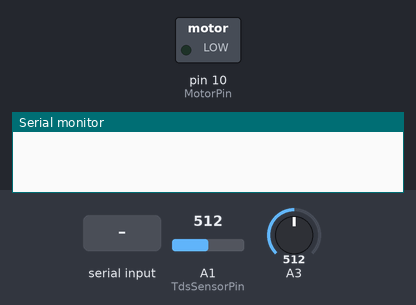
A sketch run on a simulated Arduino Uno, built with avr-gcc and run on an emulated ATmega328P. On the bench: switched loads named in the sketch (green lamp = pin HIGH), the last lines printed to the serial monitor. The inputs (shaded band) are chosen by the test bench; at power-on: A1 (TdsSensorPin) = 512, A3 = 512.

Above: at 0.1 s.
At 0.5 s:
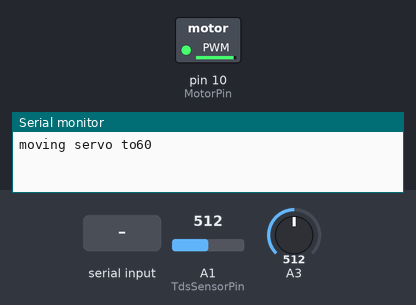
At 9.6 s:
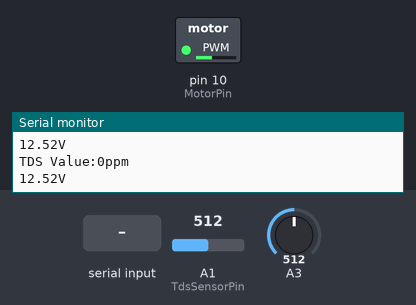
9.7 s: "1" received over Serial
Timing chart, 0 to 12.7 s (numbered marks = the images above; inputs shaded):
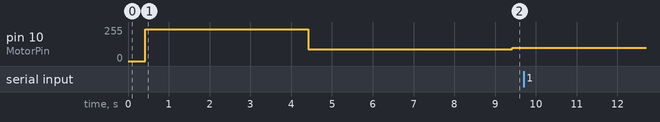

The sketch:

BackUp.ino
```cpp
#include "DetectionVoltage.h"       //该头文件属于检测电压模块
#include "WaterQuality.h"           //该头文件属于测量水质模块
#include "WaterTempberce.h"         //该头文件属于测量水温模块
#include "ShiMotor.h"               //该头文件属于启动马达模块
#include "ShipServo.h"              //该头文件属于控制舵机模块

void setup()
{
  Serial.begin(9600);
  pinMode (TdsSensorPin , INPUT);     //水质传感器引脚为A1 获取
  pinMode (DS18S20_Pin , INPUT);      //水温传感器引脚为数字引脚2  输入
  pinMode (MotorPin , OUTPUT);        //马达接口为数字引脚10 输出

    setServoAngle (midServoVal);      //初始舵机角度
    Motor();                          //启动飞船马达
}

void loop()
{

  // int temp = getTemp();                  //获取水温值
  Water_GO();                               //在串口上输出水质值
  Voltage();                                //在串口上输出锂电池的电压
  analogWrite (MotorPin,100);               //控制马达脉冲功率
  Servo_GO();                               //在串口里控制舵机
}
```

DetectionVoltage.h
```cpp
void Voltage()                                    //在串口里输出锂电池的电压
{
        Serial.print(analogRead(A3)*5*0.00489);  //锂电池电压测量公式
        Serial.println("V");
        delay(1000);
}
```

ShiMotor.h
```cpp
#define MotorPin 10

void Motor()                      //设置马达引脚和开关
{
  pinMode (MotorPin , OUTPUT);    //马达引脚为10号引脚
  analogWrite (MotorPin , 240);   //设置为最高功率
  delay (4000);
  analogWrite (MotorPin , 90);    //设置为最低功率
  delay (4000);
}
void concosion()
{


}
```

ShipServo.h
```cpp
#define servopin 9                          //定义数字接口9 连接伺服舵机信号线

void setServoAngle(int angle);              //声明子函数
void Servolegality();
void servopulse(int myangle);
void Servo_GO();
void ServoSerial();
void OffsetAngle();

int myangle;                                 //定义角度变量0-180
int pulsewidth;                              //定义脉宽变量
int val;                                     //0-9

int midServoVal = 60;                        //初始舵机角度
int currServoVal = 60;                       //记录当前舵机角度

int ServoMaxAngle = 150;                     //舵机偏移最大角度
int ServoMinAngle = 0;                       //舵机偏移最小角度
int vary;                                    //舵机偏移的值

//--------------------------- -----------------该函数设置与记录/输出舵机角度
void setServoAngle(int angle)
{
    for(int i=0; i<=20; i++)                 //给予舵机足够的时间让它转到指定角度
     {
        servopulse(angle);                   //引用脉冲函数
     }
      currServoVal = angle;                  //串口输入角度赋予当前角度
      Serial.print ("moving servo to");
      Serial.println (midServoVal);
}

//---------------------------------------------该函数判断当前舵机角度是否合法
void Servolegality()
{
            if(currServoVal <= ServoMinAngle)
            currServoVal = ServoMinAngle;     //当不合法时设置为最小值
            if(currServoVal >= ServoMaxAngle)
            currServoVal = ServoMaxAngle;     //当不合法时设置为最小值
}

//----------------------------------------------该函数将舵机角度转化为脉冲宽度
void servopulse(int myangle)                  //定义一个脉冲函数
{
    pulsewidth = (myangle*11)+500;            //将角度转化为500-2480 的脉宽值

    digitalWrite (servopin,HIGH);             //将舵机接口电平至高

    delayMicroseconds (pulsewidth);           //延时脉宽值的微秒数weimiao

    digitalWrite (servopin,LOW);              //将舵机接口电平至低

    delay (20-pulsewidth/1000);
}

//----------------------------------------- ----该函数控制舵机偏移方向和角度
void OffsetAngle()
{
            vary = 0;//偏移的值
            if(val == '1')
            vary = -20;//向左偏移20度
            else if(val == '3')
            vary = 20;//向右偏移20度
}

//-------------------------------------- --------观察舵机当前串口情况
void ServoSerial()
{
            Serial.print ("moving servo to ");
            Serial.print (currServoVal,DEC);    //DEC:十进制形式输出 b 的 ASCII 编码值
            Serial.println ();
}
//----------------------------------------------启动飞船马达的函数


void Servo_GO()
{
      val = Serial.read();                    //读取串行端口的值
      if(val > '0' && val <= '9')
      {
            if(val == '2')
            {
             setServoAngle(midServoVal);
            }
            else
            {
                  OffsetAngle();                 //该函数判断舵机向左向右偏移读书
                  currServoVal += vary;          //计算偏移后的角度

                  Servolegality ();              //该函数判断舵机角度是否合法
                  ServoSerial ();                //观察舵机当前串口情况

                 for(int i = 0; i <= 20; i++)    //给予舵机足够的时间让它转到指定角度
                  {
                  servopulse(currServoVal);      //引用脉冲函数
                  }
            }
      }
}
```

WaterQuality.h
```cpp
#define VREF 5.0                                // 模拟参考电压（伏特）的ADC
#define SCOUNT  30                              // 样点的总和
#define TdsSensorPin A1                         //A1设置为TDS的输出引脚
int analogBuffer[SCOUNT];                       // 将模拟值存储在阵列中，从ADC读取
int analogBufferTemp[SCOUNT];
int analogBufferIndex = 0,copyIndex = 0;
float averageVoltage = 0,tdsValue = 0,temperature = 25;


int getMedianNum(int bArray[], int iFilterLen)  //中值滤波算法
{
  int bTab[iFilterLen];
  for (byte i = 0; i<iFilterLen; i++)
     bTab[i] = bArray[i];
  int i, j, bTemp;
  for (j = 0; j < iFilterLen - 1; j++)
  {
    for (i = 0; i < iFilterLen - j - 1; i++)
    {
      if (bTab[i] > bTab[i + 1])
      {
        bTemp = bTab[i];
        bTab[i] = bTab[i + 1];
        bTab[i + 1] = bTemp;
      }
    }
  }
  if ((iFilterLen & 1) > 0)
    bTemp = bTab[(iFilterLen - 1) / 2];
  else
    bTemp = (bTab[iFilterLen / 2] + bTab[iFilterLen / 2 - 1]) / 2;
  return bTemp;
}

void Water_GO()                                                   // 输出TDS
{
  static unsigned long analogSampleTimepoint = millis();
   if(millis()-analogSampleTimepoint > 40U)                       //每40毫秒读取一次ADC的模拟值
   {
     analogSampleTimepoint = millis();
     analogBuffer[analogBufferIndex] = analogRead(TdsSensorPin);  //读取模拟值并存入缓冲区
     analogBufferIndex++;
     if(analogBufferIndex == SCOUNT)
         analogBufferIndex = 0;
   }
   static unsigned long printTimepoint = millis();
   if(millis()-printTimepoint > 800U)                              //每八百毫秒读取一次ADC的模拟值
   {
      printTimepoint = millis();
      for(copyIndex=0;copyIndex<SCOUNT;copyIndex++)
       analogBufferTemp[copyIndex]= analogBuffer[copyIndex];
      averageVoltage = getMedianNum(analogBufferTemp,SCOUNT) * (float)VREF / 1024.0; // 通过中值滤波算法读取更稳定的模拟值，并转换为电压值
      float compensationCoefficient=1.0+0.02*(temperature-25.0);                     //温度补偿公式：fFinalResult（25 ^ C）= fFinalResult（current）/（1.0 + 0.02 *（fTP-25.0））;
      float compensationVolatge=averageVoltage/compensationCoefficient;              //温度补偿
      tdsValue=(133.42*compensationVolatge*compensationVolatge*compensationVolatge - 255.86*compensationVolatge*compensationVolatge + 857.39*compensationVolatge)*0.5; //将电压值转换为TDS值
      //Serial.print("voltage:");
      //Serial.print(averageVoltage,2);
      //Serial.print("V   ");
      Serial.print("TDS Value:");
      Serial.print(tdsValue , 0);
      Serial.println("ppm");                        //单位浓度
   }
}
```

WaterTempberce.h
```cpp
#include <OneWire.h>
#define DS18S20_Pin 2                 //DS18S20的数字输出引脚2
OneWire ds(DS18S20_Pin);             //在数字引脚2上
//=====================================================
float getTemp()                       //将数字信号转换为摄氏度
{
  //

  byte data[12];
  byte addr[8];

  if ( !ds.search(addr))
  {
      //
      ds.reset_search();              //没有发现传感器，重置收索
      return -1000;
  }

  if ( OneWire::crc8( addr, 7) != addr[7])
  {
      Serial.println("CRC is not valid!");
      return -1000;
  }

  if ( addr[0] != 0x10 && addr[0] != 0x28)
  {
      Serial.print("Device is not recognized");
      return -1000;
  }

  ds.reset();
  ds.select(addr);
  ds.write(0x44,1);                    // 开始转换，最后寄生效力
  byte present = ds.reset();
  ds.select(addr);
  ds.write(0xBE);                      // Read Scratchpad


  for (int i = 0; i < 9; i++) {        // 需要9个字节
    data[i] = ds.read();
  }

  ds.reset_search();

  byte MSB = data[1];
  byte LSB = data[0];

  float tempRead = ((MSB << 8) | LSB); //使用二进制补码
  float TemperatureSum = tempRead / 16;

  return TemperatureSum;

}
```
